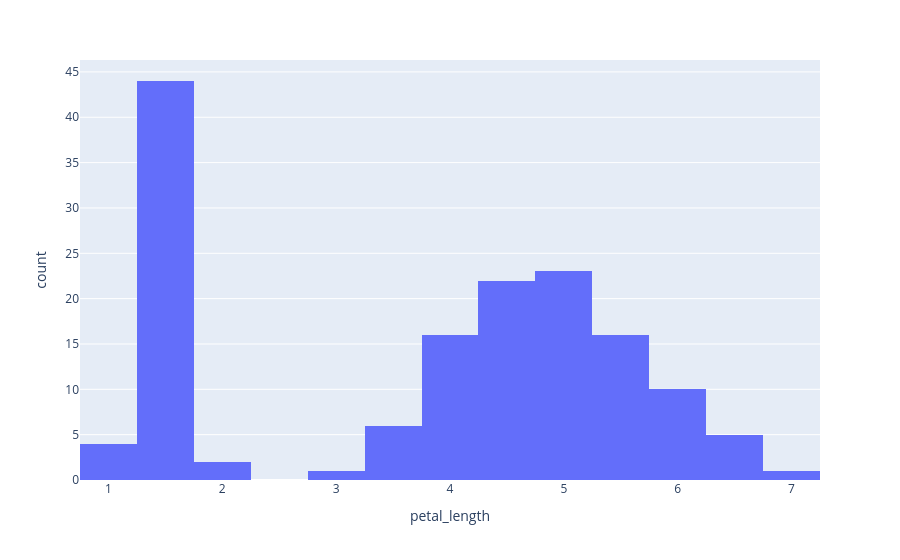

Here is the notebook cell this chart was saved with:
### Code cell
fig  = px.histogram(df, x= 'petal_length')
fig

### Figure 1 — Plotly figure (JSON) as saved in the notebook; plotly's stock layout.template omitted (floating-point values rounded to 4 significant figures; data arrays with more than 128 entries replaced by an {"elided": "..."} marker saying what was removed)
{"data": [{"bingroup": "x", "hovertemplate": "petal_length=%{x}<br>count=%{y}<extra></extra>", "legendgroup": "", "marker": {"color": "#636efa", "pattern": {"shape": ""}}, "name": "", "orientation": "v", "showlegend": false, "type": "histogram", "x": {"elided": "150 float values"}, "xaxis": "x", "yaxis": "y"}], "layout": {"barmode": "relative", "legend": {"tracegroupgap": 0}, "margin": {"t": 60}, "xaxis": {"anchor": "y", "domain": [0, 1], "title": {"text": "petal_length"}}, "yaxis": {"anchor": "x", "domain": [0, 1], "title": {"text": "count"}}}}
